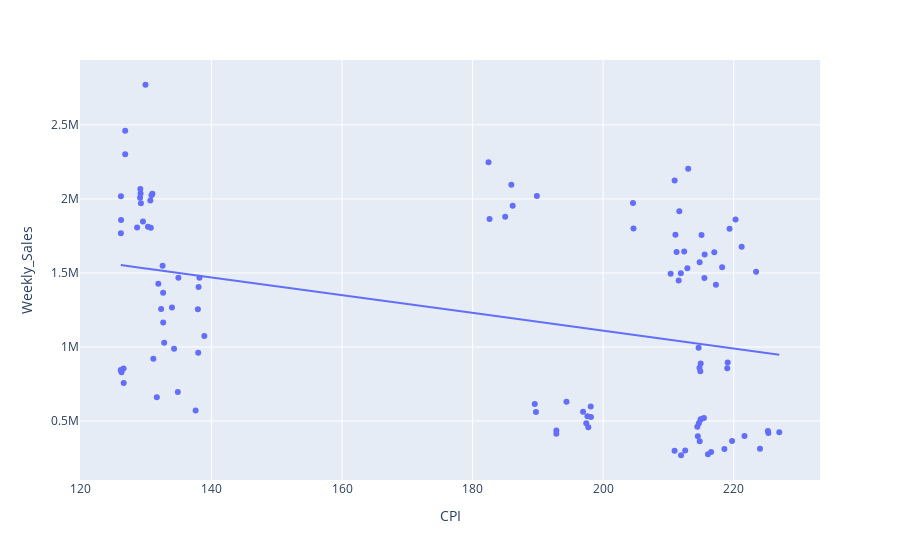

The notebook cell this image was saved under:
### Code cell
# graph de l'impact dde l'inflation sur les ventes
fig = px.scatter(df, x='CPI', y='Weekly_Sales', trendline='ols')
fig.show()
